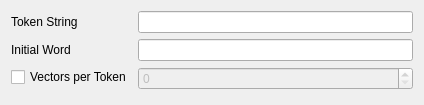
<?xml version="1.0" encoding="UTF-8"?>
<ui version="4.0">
 <class>textual_inversion_ui</class>
 <widget class="QWidget" name="textual_inversion_ui">
  <property name="geometry">
   <rect>
    <x>0</x>
    <y>0</y>
    <width>424</width>
    <height>105</height>
   </rect>
  </property>
  <property name="windowTitle">
   <string>Form</string>
  </property>
  <layout class="QVBoxLayout" name="verticalLayout">
   <item>
    <layout class="QFormLayout" name="formLayout_3">
     <item row="0" column="0">
      <widget class="QLabel" name="label">
       <property name="text">
        <string>Token String</string>
       </property>
      </widget>
     </item>
     <item row="1" column="0">
      <widget class="QLabel" name="label_2">
       <property name="text">
        <string>Initial Word</string>
       </property>
      </widget>
     </item>
     <item row="0" column="1">
      <widget class="LineEditWithHighlight" name="token_string_input"/>
     </item>
     <item row="1" column="1">
      <widget class="LineEditWithHighlight" name="initial_word_input"/>
     </item>
     <item row="2" column="1">
      <widget class="SpinBox" name="vectors_per_token_input">
       <property name="enabled">
        <bool>false</bool>
       </property>
       <property name="sizePolicy">
        <sizepolicy hsizetype="Minimum" vsizetype="Fixed">
         <horstretch>0</horstretch>
         <verstretch>0</verstretch>
        </sizepolicy>
       </property>
       <property name="focusPolicy">
        <enum>Qt::StrongFocus</enum>
       </property>
       <property name="toolTip">
        <string>&lt;html&gt;&lt;head/&gt;&lt;body&gt;&lt;p&gt;The number of new vectors to train for the embedding. By default, equal to the number of tokens in the initial token string.&lt;/p&gt;&lt;/body&gt;&lt;/html&gt;</string>
       </property>
       <property name="minimum">
        <number>0</number>
       </property>
       <property name="maximum">
        <number>16777215</number>
       </property>
       <property name="value">
        <number>0</number>
       </property>
      </widget>
     </item>
     <item row="2" column="0">
      <widget class="QCheckBox" name="vectors_per_token_enable">
       <property name="enabled">
        <bool>true</bool>
       </property>
       <property name="text">
        <string>Vectors per Token</string>
       </property>
       <property name="tristate">
        <bool>false</bool>
       </property>
      </widget>
     </item>
    </layout>
   </item>
  </layout>
 </widget>
 <customwidgets>
  <customwidget>
   <class>SpinBox</class>
   <extends>QSpinBox</extends>
   <header>modules.ScrollOnSelect.h</header>
  </customwidget>
  <customwidget>
   <class>LineEditWithHighlight</class>
   <extends>QLineEdit</extends>
   <header>modules.LineEditHighlight.h</header>
  </customwidget>
 </customwidgets>
 <resources/>
 <connections/>
</ui>
